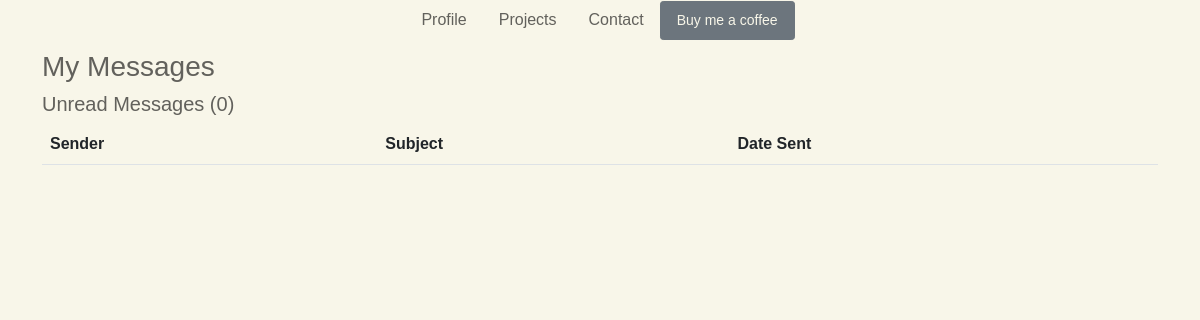
Page /inbox/ on the earlier database version.
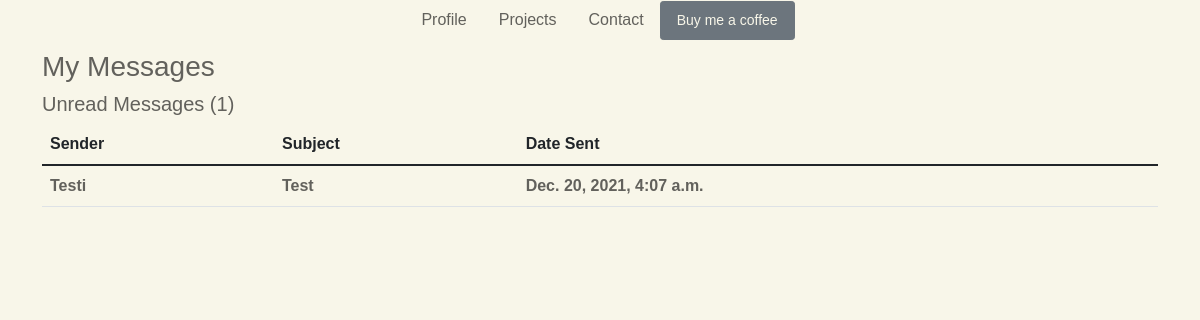
Same page on the later database version.
### matthewsportfolio/models.py (models this page shows, shortened)
class Message(models.Model):
    id = models.UUIDField(default=uuid.uuid4, unique=True, primary_key=True, editable=False)
    name = models.CharField(max_length=255)
    email = models.CharField(max_length=255)
    subject = models.CharField(max_length=255)
    content = models.TextField()
    is_read = models.BooleanField(default=False)
    created = models.DateTimeField(auto_now_add=True)

### matthewsportfolio/views.py (the view)
# urls.py: path('inbox/', views.InboxPage, name='inbox'),
def InboxPage(request):
    inbox = Message.objects.all().order_by('is_read')
    unread_count = Message.objects.filter(is_read=False).count()
    context = {'inbox': inbox, 'unread_count': unread_count}
    return render(request, 'base/inbox.html', context)

### matthewsportfolio/templates/base/inbox.html
{% extends 'base/main.html' %}
{% load static %}
{% block content %}
<div class="container">
    <h3>My Messages</h3>
    <h5>Unread Messages ({{ unread_count }})</h5>
    <table class="table">
        <thead>
            <tr>
                <th>Sender</th>
                <th>Subject</th>
                <th>Date Sent</th>
            </tr>
        </thead>
        <tbody>
            {% for message in inbox %}
            {% if message.is_read %}
            <tr>
            {% else %}
            <tr style="font-weight: 900;">
            {% endif %}
                <td><a href="{% url 'message' message.id %}">{{ message.name }}</a></td>
                <td><a href="{% url 'message' message.id %}">{{ message.subject }}</a></td>
                <td><a href="{% url 'message' message.id %}">{{ message.created }}</a></td>
            </tr>
            {% endfor %}
        </tbody>
    </table>
</div>
{% endblock content %}

Differences in the rows shown:
added Message: name "Testi", subject "Test", created "Dec. 20, 2021, 4:07 a.m."
Other differences:
{{ unread_count }}: "0" → "1"
